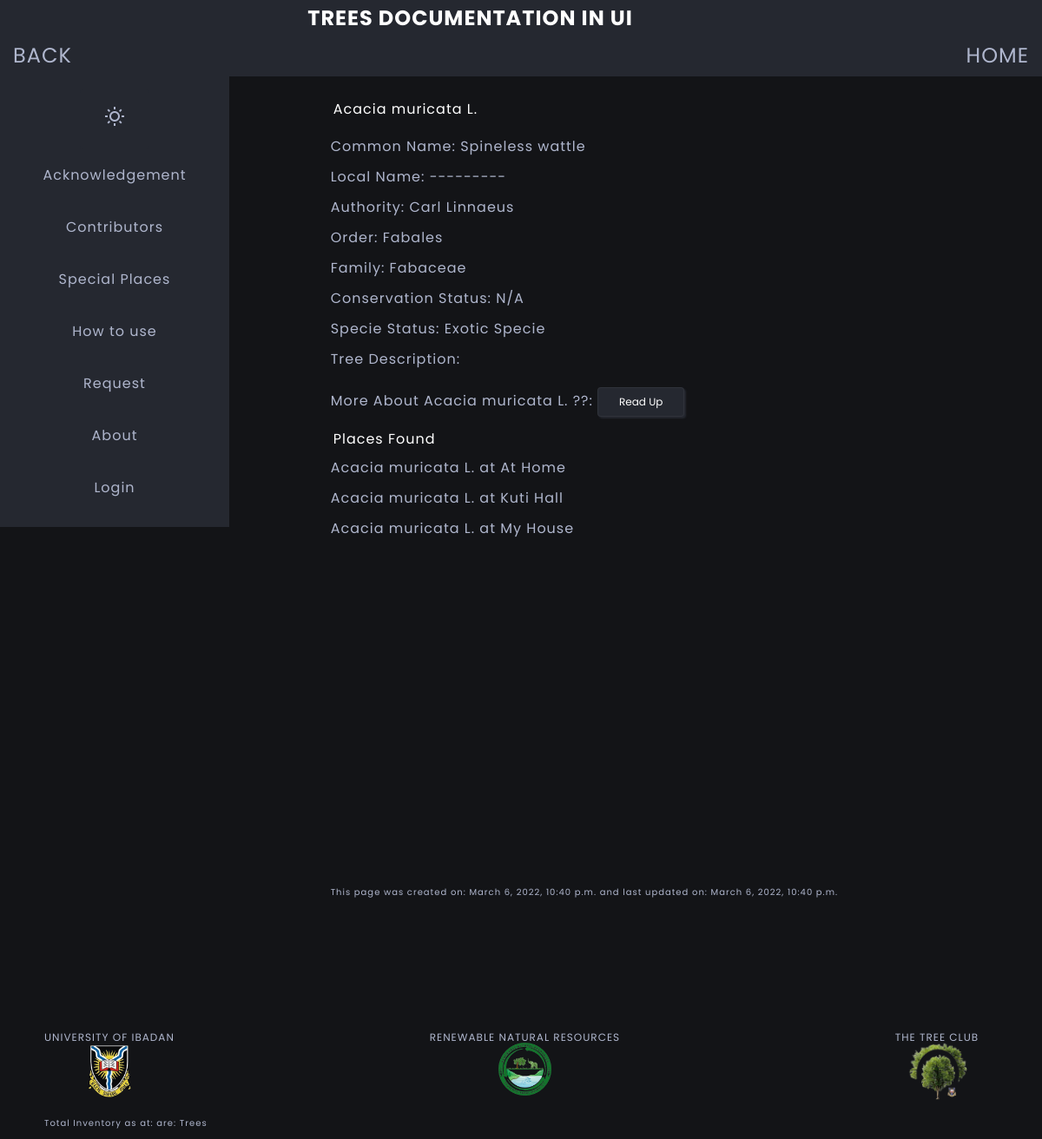
Page /tree-details/68/ on the earlier database version.
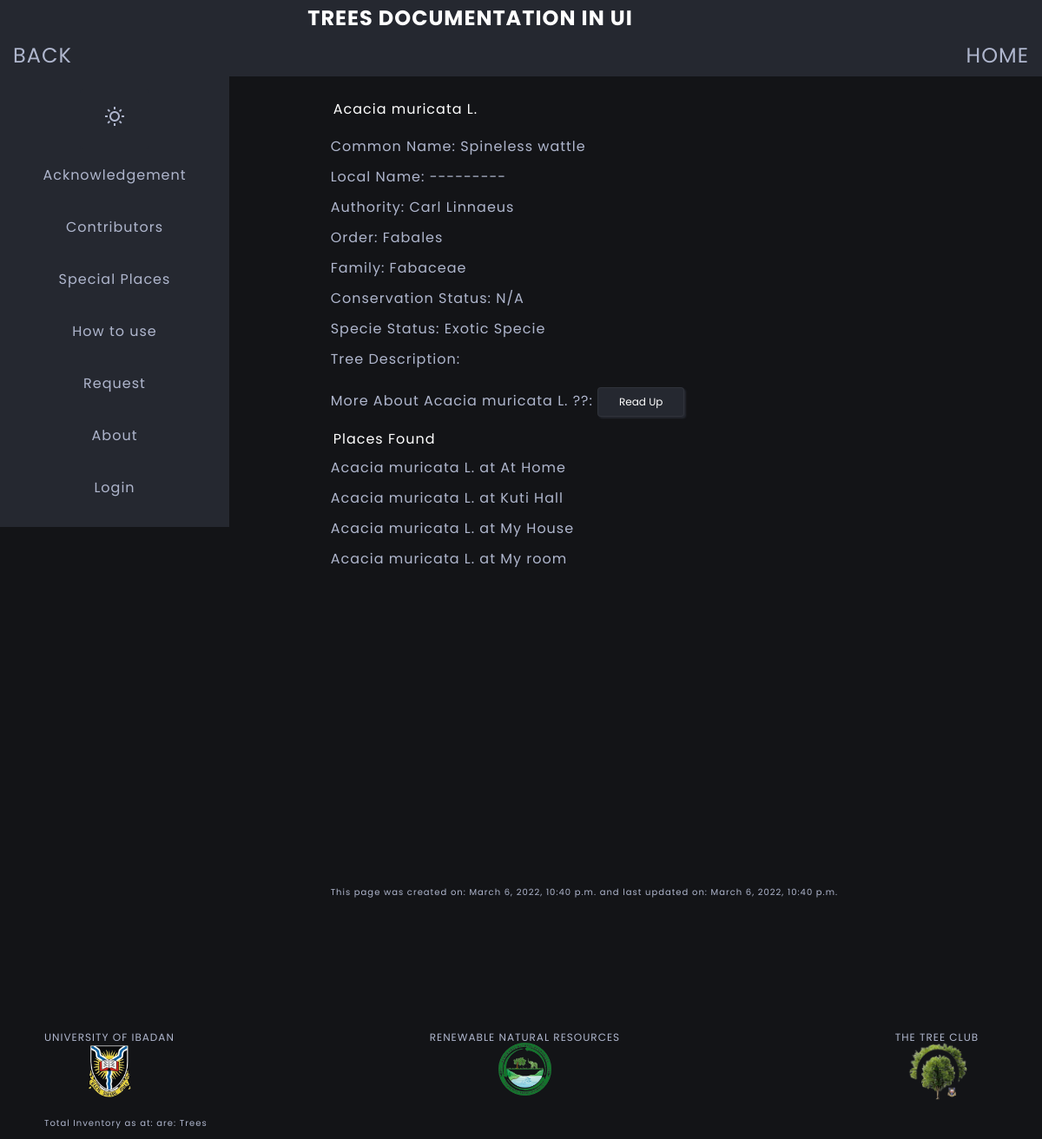
Same page on the later database version.
### upload/models.py (models this page shows, shortened)
class Upload(models.Model):
    tree_name = models.ForeignKey(Tree, on_delete=models.SET_NULL, null=True)
    tree_count = models.IntegerField(
        default=0,
        validators=[MinValueValidator(1)]
    )
    tree_picture = models.ImageField(upload_to='uploads/%Y/%m/%d/')
    tree_picture2 = models.ImageField(upload_to='uploads/%Y/%m/%d/', null=True, blank=True)
    tree_picture3 = models.ImageField(upload_to='uploads/%Y/%m/%d/', null=True, blank=True)
    health_status = models.ForeignKey(TreeStatus, on_delete=models.SET_NULL, null=True)
    location_name = models.CharField(max_length=80)
    location_description = models.TextField()
    coordinates = models.CharField(max_length=30, null=True, blank=True)
    latitude = models.CharField(max_length=30, null=True, blank=True)
    longitude = models.CharField(max_length=30, null=True, blank=True)
    time_now = models.DateTimeField(auto_now=True)
    uploader = models.CharField(max_length=50, null=True, blank=True)
    class Meta:
        ordering = ['location_name']
    def __str__(self):
        ret_val = self.tree_name.scientific_name + ' at ' + self.location_name
        return ret_val

### trees/models.py (models this page shows)
class Tree(models.Model):
    scientific_name = models.CharField(
        max_length=100,
        help_text='Enter Generic, Specific and Author',
        validators=[MinLengthValidator(3, 'Must be greater than 3')],
        null=False
    )
    genus_specie = models.CharField(
        max_length=100,
        default='',
        help_text='Enter Generic and Specific name',
        validators=[MinLengthValidator(3, 'Must be greater than 3')],
        null=False
    )
    authority = models.ForeignKey(Authority, on_delete=models.SET_NULL, null=True)
    common_name = models.CharField(max_length=50, default='------')
    local_name = models.CharField(max_length=50, default='------')
    conservation_status = models.ForeignKey(ConservationStatus, on_delete=models.SET_NULL, null=True)
    specie_status = models.ForeignKey(SpecieStatus, on_delete=models.SET_NULL, null=True)
    tree_order = models.ForeignKey(Order, on_delete=models.SET_NULL, null=True)
    tree_family = models.ForeignKey(Family, on_delete=models.SET_NULL, null=True)
    tree_description = models.TextField()
    reference = models.URLField(max_length=200, default='https://powo.science.kew.org')
    pharmacological_details = models.TextField(blank=True, null=True)
    last_updated = models.DateTimeField(auto_now=True)
    created = models.DateTimeField(auto_now_add=True)
    class Meta:
        ordering = ['scientific_name']
    def __str__(self):
        return self.scientific_name

### home/views.py (the view)
# urls.py: path('tree-details/<int:pk>/', views.TreeDetails.as_view(), name='tree-details'),
class TreeDetails(View):
    template_name = 'home/tree_details.html'
    def get(self, request, pk):
        tree_info = Tree.objects.get(id=pk)
        tree_locations = Upload.objects.filter(tree_name__scientific_name=tree_info.scientific_name)
        paginator = Paginator(tree_locations, 30)
        page_number = request.GET.get('page', 1)
        try:
            page_obj = paginator.page(page_number)
        except PageNotAnInteger:
            page_obj = paginator.page(1)
        except EmptyPage:
            page_obj = paginator.page(paginator.num_pages)
        context = {
            'tree_info': tree_info,
            'tree_location': page_obj
        }
        return render(request, self.template_name, context)

### trees/models.py (called while the page is built)
    def __str__(self):
        return self.tree_order

    def __str__(self):
        return self.tree_family

    def __str__(self):
        return self.tree_authority

    def __str__(self):
        return self.tree_status

    def __str__(self):
        return self.specie_status

### home/templates/home/tree_details.html (shortened to what this page needs)
{% extends 'base/base.html' %}
{% load static %}
{% block content %}
<div class="flex-container">
  <div class="detail-container" id="detail-container" style="display: block;">
    <div>
      <div class="flex tree-details">
        <ul class="heading">{{ tree_info.scientific_name }}</ul>
        <li> Common Name: {{ tree_info.common_name }}</li>
        <li> Local Name: {{ tree_info.local_name }}</li>
        <li> Authority: {{ tree_info.authority }}</li>
        <li> Order: {{ tree_info.tree_order }}</li>
        <li> Family: {{ tree_info.tree_family }}</li>
        <li> Conservation Status: {{ tree_info.conservation_status }}</li>
        <li> Specie Status: {{ tree_info.specie_status }}</li>
        <li> Tree Description: {{ tree_info.tree_description }}</li>
        {% if tree_info.reference %}
        <li class="font"> More About {{ tree_info }} ??:
          <span>
            <button class="read-more">
              <a href="{{ tree_info.reference }}" >Read Up</a>
            </button>
          </span>
        </li>
        {% endif %}
      </div>
    </div>
    <div>
      <div class="search-result">
        <div class="heading">Places Found</div>
        <ul class="places-found flex">
        {% for location in tree_location %}
          <li>
            <a class="block" href="{% url 'home:tree-picture' location.id %}" target="my_frame" onclick="displayIframe(this)"> {{ location }} </a>
          </li>
        {% endfor %}
        </ul>
      </div>
    </div>
  </div>
    <div id="time-created-updated">
        <p>This page was created on: {{ tree_info.created }} and last updated on: {{ tree_info.last_updated }}</p>
    </div>
</div>
{% endblock %}

Differences in the rows shown:
added Upload: tree_name+location_name "Acacia muricata L. at My room"
